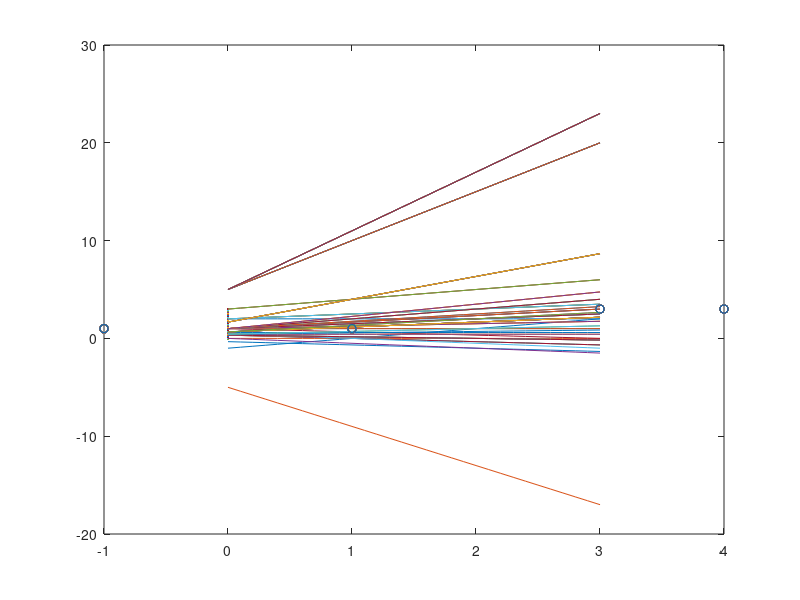
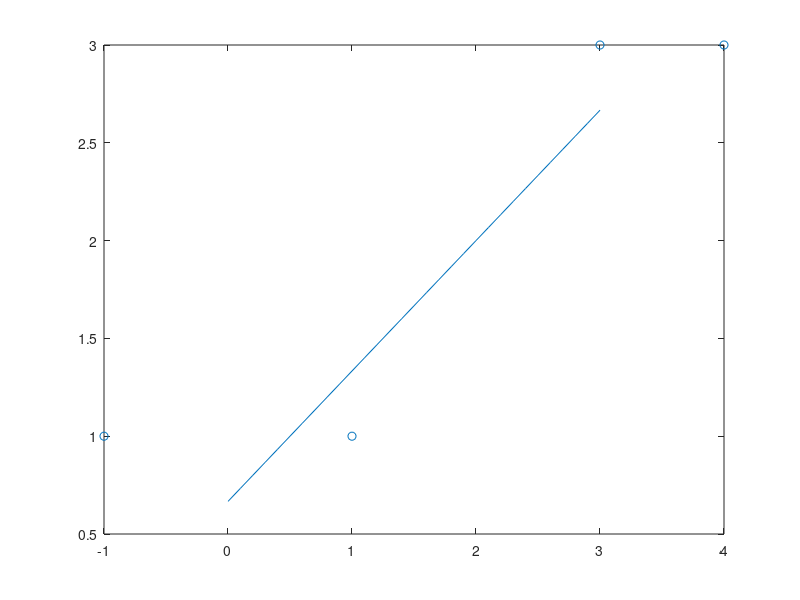

MATLAB code to generate these figures, in order:
x = [3, 3
     4, 3
     1, 1
     -1,1];
y = [1, -1, -1,1];
rate = 1;
iter = 50;
[h,l]=size(x);
w=zeros(1,l);
b = 0;
c=1;
while c
    k=unidrnd(h);
    %随机生成1-h的整数
    if y(k)*(w*x(k,:)'+b)<=0
        w =w+rate*y(k)*x(k,:);
        b=b+rate*y(k);
    else
        
        if y.*(w*x'+b)>0
            c=0;
        end
    end
    x1=0:0.1:3;
    if w(2) == 0
        x1=b/-w(1);
        y2=0:0.1:3;
    else
        y2=(w(1)*x1+b)./(-w(2));
    end
    figure(1)
    plot(x1,y2)
    hold on
    scatter(x(:,1),x(:,2));
    
end
x1=0:0.1:3;
    if w(2) == 0
        x1=b/-w(1);
        y2=0:0.1:3;
        figure(2)
        line([x1,x1],[0,100])
    else
        y2=(w(1)*x1+b)./(-w(2));
        figure(2)
        plot(x1,y2)
    end
     hold on
     scatter(x(:,1),x(:,2));

